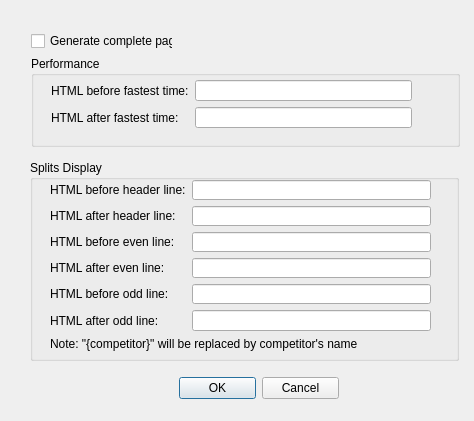
<?xml version="1.0" encoding="UTF-8"?>
<ui version="4.0">
 <class>HtmlOptionsDialog</class>
 <widget class="QDialog" name="HtmlOptionsDialog">
  <property name="geometry">
   <rect>
    <x>0</x>
    <y>0</y>
    <width>474</width>
    <height>421</height>
   </rect>
  </property>
  <property name="windowTitle">
   <string>HTML Options</string>
  </property>
  <widget class="QGroupBox" name="groupBox_2">
   <property name="geometry">
    <rect>
     <x>31</x>
     <y>56</y>
     <width>429</width>
     <height>91</height>
    </rect>
   </property>
   <property name="title">
    <string>Performance</string>
   </property>
   <widget class="QWidget" name="">
    <property name="geometry">
     <rect>
      <x>20</x>
      <y>24</y>
      <width>361</width>
      <height>48</height>
     </rect>
    </property>
    <layout class="QGridLayout" name="gridLayout">
     <property name="sizeConstraint">
      <enum>QLayout::SetNoConstraint</enum>
     </property>
     <item row="0" column="0">
      <widget class="QLabel" name="label_8">
       <property name="text">
        <string>HTML before fastest time:</string>
       </property>
      </widget>
     </item>
     <item row="0" column="1">
      <widget class="QLineEdit" name="preFastestLineEdit">
       <property name="sizePolicy">
        <sizepolicy hsizetype="Expanding" vsizetype="Fixed">
         <horstretch>1</horstretch>
         <verstretch>0</verstretch>
        </sizepolicy>
       </property>
      </widget>
     </item>
     <item row="1" column="0">
      <widget class="QLabel" name="label_9">
       <property name="text">
        <string>HTML after fastest time:</string>
       </property>
      </widget>
     </item>
     <item row="1" column="1">
      <widget class="QLineEdit" name="postFastestLineEdit">
       <property name="sizePolicy">
        <sizepolicy hsizetype="Expanding" vsizetype="Fixed">
         <horstretch>1</horstretch>
         <verstretch>0</verstretch>
        </sizepolicy>
       </property>
      </widget>
     </item>
    </layout>
   </widget>
  </widget>
  <widget class="QCheckBox" name="wholePageCheckBox">
   <property name="geometry">
    <rect>
     <x>31</x>
     <y>32</y>
     <width>142</width>
     <height>18</height>
    </rect>
   </property>
   <property name="text">
    <string>Generate complete page</string>
   </property>
  </widget>
  <widget class="QDialogButtonBox" name="buttonBox">
   <property name="geometry">
    <rect>
     <x>179</x>
     <y>376</y>
     <width>160</width>
     <height>25</height>
    </rect>
   </property>
   <property name="orientation">
    <enum>Qt::Horizontal</enum>
   </property>
   <property name="standardButtons">
    <set>QDialogButtonBox::Cancel|QDialogButtonBox::Ok</set>
   </property>
  </widget>
  <widget class="QGroupBox" name="groupBox">
   <property name="geometry">
    <rect>
     <x>30</x>
     <y>160</y>
     <width>429</width>
     <height>201</height>
    </rect>
   </property>
   <property name="sizePolicy">
    <sizepolicy hsizetype="Expanding" vsizetype="Preferred">
     <horstretch>0</horstretch>
     <verstretch>0</verstretch>
    </sizepolicy>
   </property>
   <property name="title">
    <string>Splits Display</string>
   </property>
   <widget class="QWidget" name="layoutWidget">
    <property name="geometry">
     <rect>
      <x>20</x>
      <y>20</y>
      <width>381</width>
      <height>171</height>
     </rect>
    </property>
    <layout class="QFormLayout" name="formLayout">
     <property name="sizeConstraint">
      <enum>QLayout::SetNoConstraint</enum>
     </property>
     <item row="0" column="0">
      <widget class="QLabel" name="label">
       <property name="text">
        <string>HTML before header line:</string>
       </property>
      </widget>
     </item>
     <item row="0" column="1">
      <widget class="QLineEdit" name="preSplitsHeaderLineEdit">
       <property name="sizePolicy">
        <sizepolicy hsizetype="Expanding" vsizetype="Fixed">
         <horstretch>1</horstretch>
         <verstretch>0</verstretch>
        </sizepolicy>
       </property>
      </widget>
     </item>
     <item row="1" column="0">
      <widget class="QLabel" name="label_2">
       <property name="text">
        <string>HTML after header line:</string>
       </property>
      </widget>
     </item>
     <item row="1" column="1">
      <widget class="QLineEdit" name="postSplitsHeaderLineEdit">
       <property name="sizePolicy">
        <sizepolicy hsizetype="Expanding" vsizetype="Fixed">
         <horstretch>1</horstretch>
         <verstretch>0</verstretch>
        </sizepolicy>
       </property>
      </widget>
     </item>
     <item row="2" column="0">
      <widget class="QLabel" name="label_3">
       <property name="text">
        <string>HTML before even line:</string>
       </property>
      </widget>
     </item>
     <item row="2" column="1">
      <widget class="QLineEdit" name="preSplitsEvenLineEdit">
       <property name="sizePolicy">
        <sizepolicy hsizetype="Expanding" vsizetype="Fixed">
         <horstretch>1</horstretch>
         <verstretch>0</verstretch>
        </sizepolicy>
       </property>
      </widget>
     </item>
     <item row="3" column="0">
      <widget class="QLabel" name="label_4">
       <property name="text">
        <string>HTML after even line:</string>
       </property>
      </widget>
     </item>
     <item row="3" column="1">
      <widget class="QLineEdit" name="postSplitsEvenLineEdit">
       <property name="sizePolicy">
        <sizepolicy hsizetype="Expanding" vsizetype="Fixed">
         <horstretch>1</horstretch>
         <verstretch>0</verstretch>
        </sizepolicy>
       </property>
      </widget>
     </item>
     <item row="4" column="0">
      <widget class="QLabel" name="label_5">
       <property name="text">
        <string>HTML before odd line:</string>
       </property>
      </widget>
     </item>
     <item row="4" column="1">
      <widget class="QLineEdit" name="preSplitsOddLineEdit">
       <property name="sizePolicy">
        <sizepolicy hsizetype="Expanding" vsizetype="Fixed">
         <horstretch>1</horstretch>
         <verstretch>0</verstretch>
        </sizepolicy>
       </property>
      </widget>
     </item>
     <item row="5" column="0">
      <widget class="QLabel" name="label_6">
       <property name="text">
        <string>HTML after odd line:</string>
       </property>
      </widget>
     </item>
     <item row="5" column="1">
      <widget class="QLineEdit" name="postSplitsOddLineEdit"/>
     </item>
     <item row="6" column="0" colspan="2">
      <widget class="QLabel" name="label_7">
       <property name="text">
        <string>Note: &quot;{competitor}&quot; will be replaced by competitor's name</string>
       </property>
      </widget>
     </item>
    </layout>
   </widget>
  </widget>
 </widget>
 <resources/>
 <connections>
  <connection>
   <sender>buttonBox</sender>
   <signal>accepted()</signal>
   <receiver>HtmlOptionsDialog</receiver>
   <slot>accept()</slot>
   <hints>
    <hint type="sourcelabel">
     <x>248</x>
     <y>254</y>
    </hint>
    <hint type="destinationlabel">
     <x>157</x>
     <y>274</y>
    </hint>
   </hints>
  </connection>
  <connection>
   <sender>buttonBox</sender>
   <signal>rejected()</signal>
   <receiver>HtmlOptionsDialog</receiver>
   <slot>reject()</slot>
   <hints>
    <hint type="sourcelabel">
     <x>316</x>
     <y>260</y>
    </hint>
    <hint type="destinationlabel">
     <x>286</x>
     <y>274</y>
    </hint>
   </hints>
  </connection>
 </connections>
</ui>
